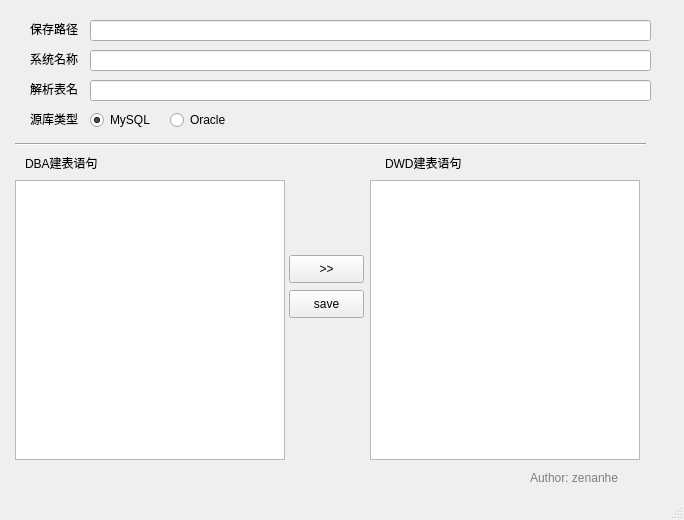
<?xml version="1.0" encoding="UTF-8"?>
<ui version="4.0">
 <class>MainWindow</class>
 <widget class="QMainWindow" name="MainWindow">
  <property name="geometry">
   <rect>
    <x>0</x>
    <y>0</y>
    <width>684</width>
    <height>520</height>
   </rect>
  </property>
  <property name="minimumSize">
   <size>
    <width>684</width>
    <height>520</height>
   </size>
  </property>
  <property name="maximumSize">
   <size>
    <width>684</width>
    <height>520</height>
   </size>
  </property>
  <property name="windowTitle">
   <string>DBA_to_DWD建表转换工具</string>
  </property>
  <property name="toolTip">
   <string/>
  </property>
  <property name="statusTip">
   <string/>
  </property>
  <property name="documentMode">
   <bool>false</bool>
  </property>
  <widget class="QWidget" name="centralwidget">
   <widget class="QLabel" name="label_dba">
    <property name="geometry">
     <rect>
      <x>25</x>
      <y>155</y>
      <width>111</width>
      <height>16</height>
     </rect>
    </property>
    <property name="text">
     <string>DBA建表语句</string>
    </property>
   </widget>
   <widget class="QLabel" name="label_dwd">
    <property name="geometry">
     <rect>
      <x>385</x>
      <y>155</y>
      <width>111</width>
      <height>16</height>
     </rect>
    </property>
    <property name="text">
     <string>DWD建表语句</string>
    </property>
   </widget>
   <widget class="QPushButton" name="pushButton_transfer">
    <property name="geometry">
     <rect>
      <x>289</x>
      <y>255</y>
      <width>75</width>
      <height>28</height>
     </rect>
    </property>
    <property name="text">
     <string>&gt;&gt;</string>
    </property>
   </widget>
   <widget class="QPushButton" name="pushButton_save">
    <property name="geometry">
     <rect>
      <x>289</x>
      <y>290</y>
      <width>75</width>
      <height>28</height>
     </rect>
    </property>
    <property name="text">
     <string>save</string>
    </property>
   </widget>
   <widget class="QLabel" name="label_savePath">
    <property name="geometry">
     <rect>
      <x>30</x>
      <y>20</y>
      <width>52</width>
      <height>18</height>
     </rect>
    </property>
    <property name="text">
     <string>保存路径</string>
    </property>
   </widget>
   <widget class="QLineEdit" name="lineEdit_savePath">
    <property name="geometry">
     <rect>
      <x>90</x>
      <y>20</y>
      <width>561</width>
      <height>21</height>
     </rect>
    </property>
   </widget>
   <widget class="Line" name="line">
    <property name="geometry">
     <rect>
      <x>15</x>
      <y>136</y>
      <width>631</width>
      <height>16</height>
     </rect>
    </property>
    <property name="orientation">
     <enum>Qt::Horizontal</enum>
    </property>
   </widget>
   <widget class="QLabel" name="label_author">
    <property name="geometry">
     <rect>
      <x>530</x>
      <y>470</y>
      <width>111</width>
      <height>16</height>
     </rect>
    </property>
    <property name="styleSheet">
     <string notr="true">color:gray</string>
    </property>
    <property name="text">
     <string>Author: zenanhe</string>
    </property>
   </widget>
   <widget class="QPlainTextEdit" name="plainTextEdit_dba">
    <property name="geometry">
     <rect>
      <x>15</x>
      <y>180</y>
      <width>270</width>
      <height>280</height>
     </rect>
    </property>
    <property name="verticalScrollBarPolicy">
     <enum>Qt::ScrollBarAsNeeded</enum>
    </property>
    <property name="horizontalScrollBarPolicy">
     <enum>Qt::ScrollBarAsNeeded</enum>
    </property>
    <property name="sizeAdjustPolicy">
     <enum>QAbstractScrollArea::AdjustIgnored</enum>
    </property>
    <property name="lineWrapMode">
     <enum>QPlainTextEdit::NoWrap</enum>
    </property>
   </widget>
   <widget class="QPlainTextEdit" name="plainTextEdit_dwd">
    <property name="geometry">
     <rect>
      <x>370</x>
      <y>180</y>
      <width>270</width>
      <height>280</height>
     </rect>
    </property>
    <property name="lineWrapMode">
     <enum>QPlainTextEdit::NoWrap</enum>
    </property>
   </widget>
   <widget class="QLabel" name="label_sysName">
    <property name="geometry">
     <rect>
      <x>30</x>
      <y>50</y>
      <width>52</width>
      <height>18</height>
     </rect>
    </property>
    <property name="text">
     <string>系统名称</string>
    </property>
   </widget>
   <widget class="QLineEdit" name="lineEdit_sysName">
    <property name="geometry">
     <rect>
      <x>90</x>
      <y>50</y>
      <width>561</width>
      <height>21</height>
     </rect>
    </property>
   </widget>
   <widget class="QLabel" name="label_databaseType">
    <property name="geometry">
     <rect>
      <x>30</x>
      <y>110</y>
      <width>52</width>
      <height>18</height>
     </rect>
    </property>
    <property name="text">
     <string>源库类型</string>
    </property>
   </widget>
   <widget class="QRadioButton" name="radioButton_mysql">
    <property name="geometry">
     <rect>
      <x>90</x>
      <y>110</y>
      <width>100</width>
      <height>20</height>
     </rect>
    </property>
    <property name="text">
     <string>MySQL</string>
    </property>
    <property name="checked">
     <bool>true</bool>
    </property>
    <attribute name="buttonGroup">
     <string notr="true">buttonGroup</string>
    </attribute>
   </widget>
   <widget class="QRadioButton" name="radioButton_oracle">
    <property name="geometry">
     <rect>
      <x>170</x>
      <y>110</y>
      <width>100</width>
      <height>20</height>
     </rect>
    </property>
    <property name="text">
     <string>Oracle</string>
    </property>
    <property name="checked">
     <bool>false</bool>
    </property>
    <attribute name="buttonGroup">
     <string notr="true">buttonGroup</string>
    </attribute>
   </widget>
   <widget class="QLabel" name="label_tbName">
    <property name="geometry">
     <rect>
      <x>30</x>
      <y>80</y>
      <width>52</width>
      <height>18</height>
     </rect>
    </property>
    <property name="text">
     <string>解析表名</string>
    </property>
   </widget>
   <widget class="QLineEdit" name="lineEdit_tbName">
    <property name="geometry">
     <rect>
      <x>90</x>
      <y>80</y>
      <width>561</width>
      <height>21</height>
     </rect>
    </property>
    <property name="readOnly">
     <bool>true</bool>
    </property>
   </widget>
  </widget>
  <widget class="QStatusBar" name="statusbar"/>
 </widget>
 <resources/>
 <connections/>
 <buttongroups>
  <buttongroup name="buttonGroup"/>
 </buttongroups>
</ui>
